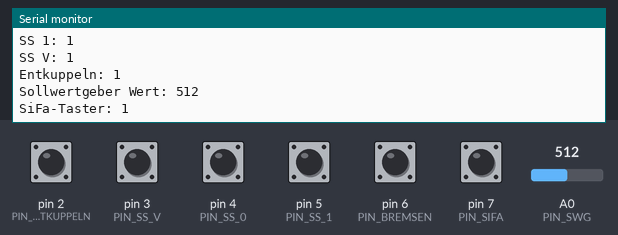
The sketch below on a simulated Arduino Uno, built with avr-gcc and run on an emulated ATmega328P. On the bench: the last lines printed to the serial monitor. Inputs (shaded band) come from the test bench; at power-on: pin 2 (PIN_ENTKUPPELN), pin 3 (PIN_SS_V), pin 4 (PIN_SS_0), pin 5 (PIN_SS_1), pin 6 (PIN_BREMSEN), pin 7 (PIN_SIFA) HIGH, A0 (PIN_SWG) = 512.

Above: at 1.2 s.
1.3 s: A0 (PIN_SWG) set to 108
At 2.1 s:
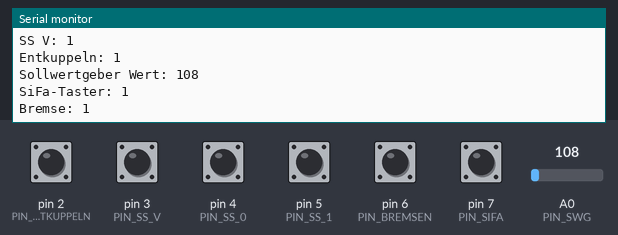
2.8 s: A0 (PIN_SWG) set to 92
At 3.7 s:
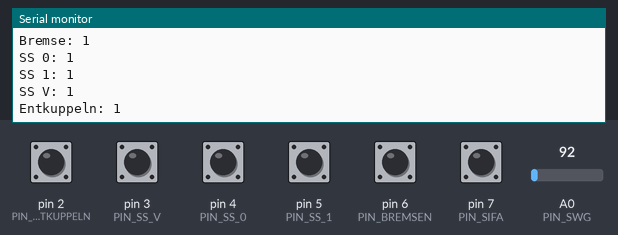
Timing chart, 0 to 5.8 s (numbered marks = the images above; inputs shaded):
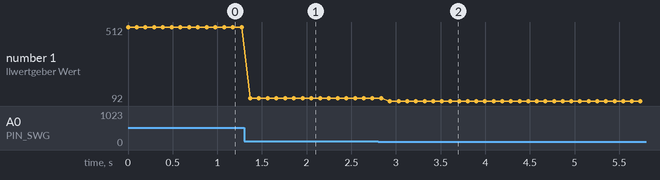

The sketch:

Fahrschalter.ino
```cpp
/*  M8C Bielefeld Kiepe Fahrschalterausleseprogramm
 *  Pinbelegung anhand Zeichnung
 */

#define PIN_SWG A0
#define PIN_BREMSEN 6
#define PIN_SIFA 7
#define PIN_SS_1 5
#define PIN_SS_0 4
#define PIN_SS_V 3
#define PIN_ENTKUPPELN 2


void setup() {
  // Alle Pins sind Inputs
  pinMode(PIN_SWG, INPUT);
  pinMode(PIN_BREMSEN, INPUT_PULLUP);
  pinMode(PIN_SIFA, INPUT_PULLUP);
  pinMode(PIN_SS_0, INPUT_PULLUP);
  pinMode(PIN_SS_1, INPUT_PULLUP);
  pinMode(PIN_SS_V, INPUT_PULLUP);
  pinMode(PIN_ENTKUPPELN, INPUT_PULLUP);
  Serial.begin(9600);

}

void loop() {

  Serial.print("Sollwertgeber Wert: ");
  Serial.println(analogRead(PIN_SWG));
  Serial.print("SiFa-Taster: ");
  Serial.println(digitalRead(PIN_SIFA));
  Serial.print("Bremse: ");
  Serial.println(digitalRead(PIN_BREMSEN));

  Serial.print("SS 0: ");
  Serial.println(digitalRead(PIN_SS_0));


  Serial.print("SS 1: ");
  Serial.println(digitalRead(PIN_SS_1));


  Serial.print("SS V: ");
  Serial.println(digitalRead(PIN_SS_V));

  Serial.print("Entkuppeln: ");
  Serial.println(digitalRead(PIN_ENTKUPPELN));


  delay(10);
}
```

Measured:
- the behaviour switches between 100 and 99 on A0 (PIN_SWG) (found by bisection; images 1 and 2)
- after the input at 1.3 s, the serial monitor: prints a new line after 0.07 s (image 1)
- after the input at 2.8 s, the serial monitor: prints a new line after 0.13 s (image 2)
- plotted number 1: 512 → 108 after the input at 1.3 s, 108 → 92 after the input at 2.8 s
